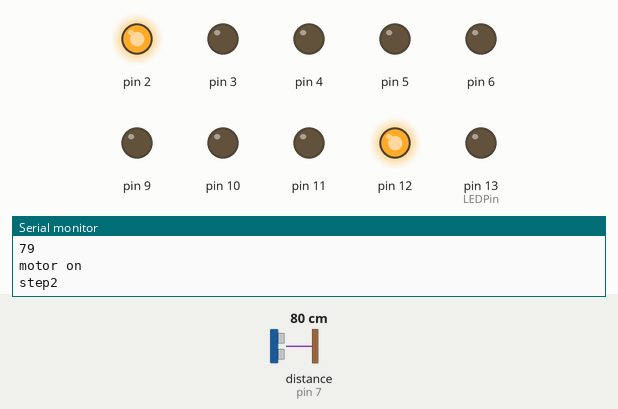
This sketch was run on a simulated Arduino Pro Mini, built with avr-gcc and run on an emulated ATmega328P. Parts: output pins drawn as LEDs (lit = HIGH), the last lines printed to the serial monitor. Wiring (inferred from the names in the program): ultrasonic range finder: trigger pin 8; echo pin 7. Inputs (shaded band) come from the test bench; at power-on: distance to the obstacle (sensor on pin 7) 80 cm. The echo pulse lasts 58.3 µs per cm; pins used as bus, display or sensor lines are not drawn.

Above: at 2.8 s.
2.9 s: distance to the obstacle (sensor on pin 7) set to 67 cm
5.6 s: distance to the obstacle (sensor on pin 7) set to 60 cm
At 6.7 s:
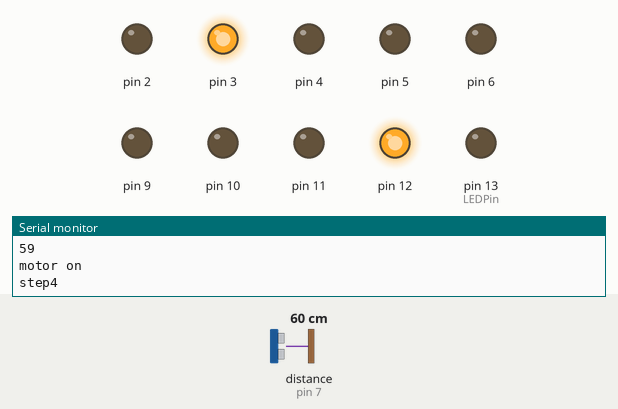
8.3 s: distance to the obstacle (sensor on pin 7) set to 53 cm
At 11.2 s:
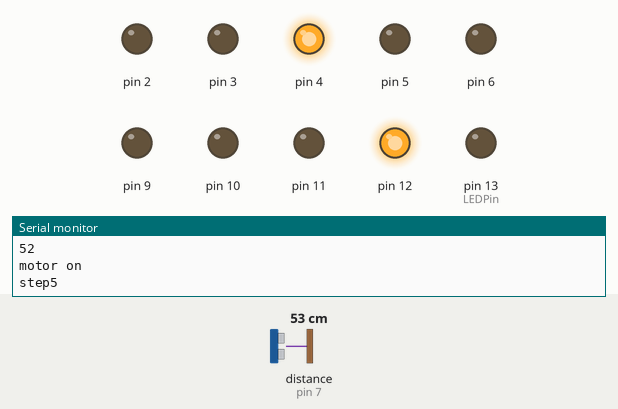
11.5 s: distance to the obstacle (sensor on pin 7) set to 50 cm
At 12.9 s:
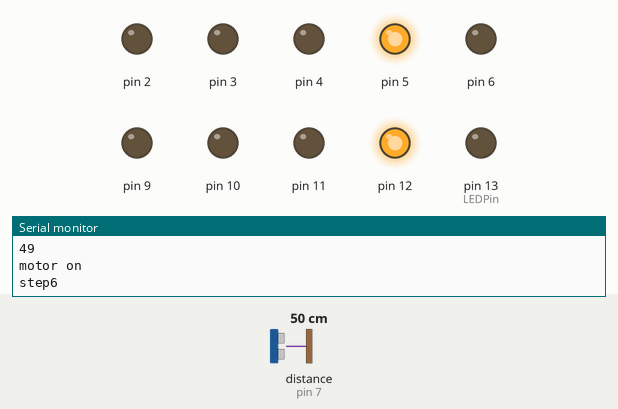
14.2 s: distance to the obstacle (sensor on pin 7) set to 7 cm
At 17.66 s:
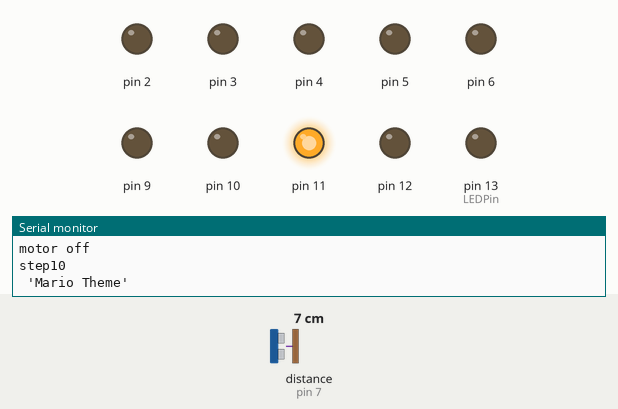
Timing chart, 0 to 23.7 s (numbered marks = the images above; inputs shaded):
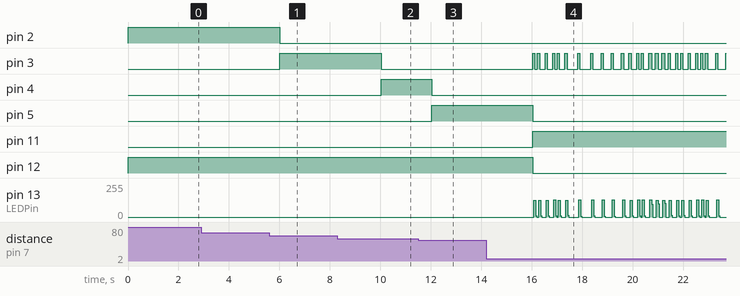

Measured:
- the behaviour switches between 65 and 64 cm on distance to the obstacle (sensor on pin 7) (found by bisection; images 0 and 1)
- the behaviour switches between 57 and 56 cm on distance to the obstacle (sensor on pin 7) (found by bisection; images 1 and 2)
- the behaviour switches between 51 and 50 cm on distance to the obstacle (sensor on pin 7) (found by bisection; images 2 and 3)
- after the input at 5.6 s, pin 2: HIGH → LOW after 0.42 s; pin 3: LOW → HIGH after 0.42 s
- after the input at 8.3 s, pin 3: HIGH → LOW after 1.7 s; pin 4: LOW → HIGH after 1.7 s
- after the input at 11.5 s, pin 4: HIGH → LOW after 0.53 s; pin 5: LOW → HIGH after 0.53 s
- after the input at 14.2 s, pin 5, pin 12: HIGH → LOW after 1.8 s; pin 11: LOW → HIGH after 1.8 s

The sketch:

water_level_sensor.ino
```cpp
/*
 HC-SR04 Ping distance sensor:
 VCC to arduino 5v
 GND to arduino GND
 Echo to Arduino pin 7
 Trig to Arduino pin 8
 pin 2 3 4 5 6 9 10 11 12 outputs to led
 pin 13 is buzzer
 connect DTR to DTR of CP2102
 while programming pro mini atmega328 16mhz 5v
 RXD to RXD of CP2102
 TXD to TXD of CP2102
 64 cm depth is empty
 56cm water is overflow

 */


#define echoPin 7 // Echo Pin
#define trigPin 8 // Trigger Pin
#define LEDPin 13 // Buzzer

int maximumRange = 300; // Maximum range needed
int minimumRange = 0; // Minimum range needed
long duration, distance; // Duration used to calculate distance

/*music*/

#define NOTE_B0  31
#define NOTE_C1  33
#define NOTE_CS1 35
#define NOTE_D1  37
#define NOTE_DS1 39
#define NOTE_E1  41
#define NOTE_F1  44
#define NOTE_FS1 46
#define NOTE_G1  49
#define NOTE_GS1 52
#define NOTE_A1  55
#define NOTE_AS1 58
#define NOTE_B1  62
#define NOTE_C2  65
#define NOTE_CS2 69
#define NOTE_D2  73
#define NOTE_DS2 78
#define NOTE_E2  82
#define NOTE_F2  87
#define NOTE_FS2 93
#define NOTE_G2  98
#define NOTE_GS2 104
#define NOTE_A2  110
#define NOTE_AS2 117
#define NOTE_B2  123
#define NOTE_C3  131
#define NOTE_CS3 139
#define NOTE_D3  147
#define NOTE_DS3 156
#define NOTE_E3  165
#define NOTE_F3  175
#define NOTE_FS3 185
#define NOTE_G3  196
#define NOTE_GS3 208
#define NOTE_A3  220
#define NOTE_AS3 233
#define NOTE_B3  247
#define NOTE_C4  262
#define NOTE_CS4 277
#define NOTE_D4  294
#define NOTE_DS4 311
#define NOTE_E4  330
#define NOTE_F4  349
#define NOTE_FS4 370
#define NOTE_G4  392
#define NOTE_GS4 415
#define NOTE_A4  440
#define NOTE_AS4 466
#define NOTE_B4  494
#define NOTE_C5  523
#define NOTE_CS5 554
#define NOTE_D5  587
#define NOTE_DS5 622
#define NOTE_E5  659
#define NOTE_F5  698
#define NOTE_FS5 740
#define NOTE_G5  784
#define NOTE_GS5 831
#define NOTE_A5  880
#define NOTE_AS5 932
#define NOTE_B5  988
#define NOTE_C6  1047
#define NOTE_CS6 1109
#define NOTE_D6  1175
#define NOTE_DS6 1245
#define NOTE_E6  1319
#define NOTE_F6  1397
#define NOTE_FS6 1480
#define NOTE_G6  1568
#define NOTE_GS6 1661
#define NOTE_A6  1760
#define NOTE_AS6 1865
#define NOTE_B6  1976
#define NOTE_C7  2093
#define NOTE_CS7 2217
#define NOTE_D7  2349
#define NOTE_DS7 2489
#define NOTE_E7  2637
#define NOTE_F7  2794
#define NOTE_FS7 2960
#define NOTE_G7  3136
#define NOTE_GS7 3322
#define NOTE_A7  3520
#define NOTE_AS7 3729
#define NOTE_B7  3951
#define NOTE_C8  4186
#define NOTE_CS8 4435
#define NOTE_D8  4699
#define NOTE_DS8 4978

#define melodyPin 13
//Mario main theme melody
int melody[] = {
  NOTE_E7, NOTE_E7, 0, NOTE_E7,
  0, NOTE_C7, NOTE_E7, 0,
  NOTE_G7, 0, 0,  0,
  NOTE_G6, 0, 0, 0,

  NOTE_C7, 0, 0, NOTE_G6,
  0, 0, NOTE_E6, 0,
  0, NOTE_A6, 0, NOTE_B6,
  0, NOTE_AS6, NOTE_A6, 0,

  NOTE_G6, NOTE_E7, NOTE_G7,
  NOTE_A7, 0, NOTE_F7, NOTE_G7,
  0, NOTE_E7, 0, NOTE_C7,
  NOTE_D7, NOTE_B6, 0, 0,

  NOTE_C7, 0, 0, NOTE_G6,
  0, 0, NOTE_E6, 0,
  0, NOTE_A6, 0, NOTE_B6,
  0, NOTE_AS6, NOTE_A6, 0,

  NOTE_G6, NOTE_E7, NOTE_G7,
  NOTE_A7, 0, NOTE_F7, NOTE_G7,
  0, NOTE_E7, 0, NOTE_C7,
  NOTE_D7, NOTE_B6, 0, 0
};
//Mario main them tempo
int tempo[] = {
  12, 12, 12, 12,
  12, 12, 12, 12,
  12, 12, 12, 12,
  12, 12, 12, 12,

  12, 12, 12, 12,
  12, 12, 12, 12,
  12, 12, 12, 12,
  12, 12, 12, 12,

  9, 9, 9,
  12, 12, 12, 12,
  12, 12, 12, 12,
  12, 12, 12, 12,

  12, 12, 12, 12,
  12, 12, 12, 12,
  12, 12, 12, 12,
  12, 12, 12, 12,

  9, 9, 9,
  12, 12, 12, 12,
  12, 12, 12, 12,
  12, 12, 12, 12,
};
//Underworld melody
int underworld_melody[] = {
  NOTE_C4, NOTE_C5, NOTE_A3, NOTE_A4,
  NOTE_AS3, NOTE_AS4, 0,
  0,
  NOTE_C4, NOTE_C5, NOTE_A3, NOTE_A4,
  NOTE_AS3, NOTE_AS4, 0,
  0,
  NOTE_F3, NOTE_F4, NOTE_D3, NOTE_D4,
  NOTE_DS3, NOTE_DS4, 0,
  0,
  NOTE_F3, NOTE_F4, NOTE_D3, NOTE_D4,
  NOTE_DS3, NOTE_DS4, 0,
  0, NOTE_DS4, NOTE_CS4, NOTE_D4,
  NOTE_CS4, NOTE_DS4,
  NOTE_DS4, NOTE_GS3,
  NOTE_G3, NOTE_CS4,
  NOTE_C4, NOTE_FS4, NOTE_F4, NOTE_E3, NOTE_AS4, NOTE_A4,
  NOTE_GS4, NOTE_DS4, NOTE_B3,
  NOTE_AS3, NOTE_A3, NOTE_GS3,
  0, 0, 0
};
//Underwolrd tempo
int underworld_tempo[] = {
  12, 12, 12, 12,
  12, 12, 6,
  3,
  12, 12, 12, 12,
  12, 12, 6,
  3,
  12, 12, 12, 12,
  12, 12, 6,
  3,
  12, 12, 12, 12,
  12, 12, 6,
  6, 18, 18, 18,
  6, 6,
  6, 6,
  6, 6,
  18, 18, 18, 18, 18, 18,
  10, 10, 10,
  10, 10, 10,
  3, 3, 3
};
/*music end*/

void setup() {
 Serial.begin (9600);
 pinMode(trigPin, OUTPUT);

pinMode(2, OUTPUT);
pinMode(3, OUTPUT);
pinMode(4, OUTPUT);
pinMode(5, OUTPUT);
pinMode(6, OUTPUT);
pinMode(9, OUTPUT);
pinMode(10, OUTPUT);
pinMode(11, OUTPUT);
pinMode(12, OUTPUT);

 pinMode(echoPin, INPUT);
 pinMode(LEDPin, OUTPUT); // Use LED indicator (if required)
}

void loop() {
/* The following trigPin/echoPin cycle is used to determine the
 distance of the nearest object by bouncing soundwaves off of it. */
 digitalWrite(trigPin, LOW);
 delayMicroseconds(2);

 digitalWrite(trigPin, HIGH);
 delayMicroseconds(10);

 digitalWrite(trigPin, LOW);
 duration = pulseIn(echoPin, HIGH);

 //Calculate the distance (in cm) based on the speed of sound.
 distance = duration/58.2;

 if (distance >= maximumRange || distance <= minimumRange){
 /* Send a negative number to computer and Turn LED ON
 to indicate "out of range" */
 Serial.println("-1");

 }
 else {
 /* Send the distance to the computer using Serial protocol, and
 turn LED OFF to indicate successful reading. */
 Serial.println(distance);
 digitalWrite(LEDPin, LOW);
 }
 //motor control
 if (distance <= 7 ){
 Serial.println("motor off");
 digitalWrite(12, LOW);
 }

  //motor control
 if (distance >= 40 ){
 Serial.println("motor on");
 digitalWrite(12, HIGH);
 }
  //empty check
 if (distance >= 64 && distance <= 300){
 Serial.println("step2");
 digitalWrite(2, HIGH);
 }
 else {
 digitalWrite(2, LOW);
 }
 //8 cm water
 if (distance >= 56 && distance < 64){
 Serial.println("step4");
 digitalWrite(3, HIGH);
 }
 else {
 digitalWrite(3, LOW);
 }
 //14 cm water
 if (distance >= 50 && distance < 56){
 Serial.println("step5");
 digitalWrite(4, HIGH);
 }
 else {
 digitalWrite(4, LOW);
 }
 //19 cm water
 if (distance >= 45 && distance < 50){
 Serial.println("step6");
 digitalWrite(5, HIGH);
 }
 else {
 digitalWrite(5, LOW);
 }
 //24 cm water
 if (distance >= 40 && distance < 45){
 Serial.println("step7");
 digitalWrite(6, HIGH);
 }
 else {
 digitalWrite(6, LOW);
 }
 //34 cm water
 if (distance >= 30 && distance < 40){
 Serial.println("step8");
 digitalWrite(9, HIGH);
 }
 else {
 digitalWrite(9, LOW);
 }
 //44 cm water
 if (distance >= 20 && distance < 30){
 Serial.println("step9");
 digitalWrite(10, HIGH);
 }
 else {
 digitalWrite(10, LOW);
 }
 //56 cm water
 if (distance >= 8 && distance < 20){
 Serial.println("step10");
 digitalWrite(11, HIGH);
 }
 else {
 digitalWrite(11, LOW);
 }
 //58 cm water
 // overflow alarm
 if (distance >= 6 && distance < 8){
 Serial.println("step10");
 digitalWrite(11, HIGH);
  sing(1);
  delay(1000);
  sing(1);
  delay(1000);
  //sing(2);
 //motor control 2
 if (distance <= 7 ){
 Serial.println("motor off 2");
 digitalWrite(12, LOW);
 }
  while (distance < 10) {
    delay(5000);
    /* check distance */
    digitalWrite(trigPin, LOW);
    delayMicroseconds(2);
    digitalWrite(trigPin, HIGH);
    delayMicroseconds(10);
    digitalWrite(trigPin, LOW);
    duration = pulseIn(echoPin, HIGH);
    //Calculate the distance (in cm) based on the speed of sound.
    distance = duration/58.2;
    /* chk distance end*/
  }//while distance <15
 }//<10 if

 //Delay 2s before next reading.
 delay(2000);
}
int song = 0;

void sing(int s) {
  // iterate over the notes of the melody:
  song = s;
  if (song == 2) {
    Serial.println(" 'Underworld Theme'");
    int size = sizeof(underworld_melody) / sizeof(int);
    for (int thisNote = 0; thisNote < size; thisNote++) {

      // to calculate the note duration, take one second
      // divided by the note type.
      //e.g. quarter note = 1000 / 4, eighth note = 1000/8, etc.
      int noteDuration = 1000 / underworld_tempo[thisNote];

      buzz(melodyPin, underworld_melody[thisNote], noteDuration);

      // to distinguish the notes, set a minimum time between them.
      // the note's duration + 30% seems to work well:
      int pauseBetweenNotes = noteDuration * 1.30;
      delay(pauseBetweenNotes);

      // stop the tone playing:
      buzz(melodyPin, 0, noteDuration);

    }

  } else {

    Serial.println(" 'Mario Theme'");
    int size = sizeof(melody) / sizeof(int);
    for (int thisNote = 0; thisNote < size; thisNote++) {

      // to calculate the note duration, take one second
      // divided by the note type.
      //e.g. quarter note = 1000 / 4, eighth note = 1000/8, etc.
      int noteDuration = 1000 / tempo[thisNote];

      buzz(melodyPin, melody[thisNote], noteDuration);

      // to distinguish the notes, set a minimum time between them.
      // the note's duration + 30% seems to work well:
      int pauseBetweenNotes = noteDuration * 1.30;
      delay(pauseBetweenNotes);

      // stop the tone playing:
      buzz(melodyPin, 0, noteDuration);

    }
  }
}

void buzz(int targetPin, long frequency, long length) {
  digitalWrite(3, HIGH);
  long delayValue = 1000000 / frequency / 2; // calculate the delay value between transitions
  //// 1 second's worth of microseconds, divided by the frequency, then split in half since
  //// there are two phases to each cycle
  long numCycles = frequency * length / 1000; // calculate the number of cycles for proper timing
  //// multiply frequency, which is really cycles per second, by the number of seconds to
  //// get the total number of cycles to produce
  for (long i = 0; i < numCycles; i++) { // for the calculated length of time...
    digitalWrite(targetPin, HIGH); // write the buzzer pin high to push out the diaphram
    delayMicroseconds(delayValue); // wait for the calculated delay value
    digitalWrite(targetPin, LOW); // write the buzzer pin low to pull back the diaphram
    delayMicroseconds(delayValue); // wait again or the calculated delay value
  }
  digitalWrite(3, LOW);

}
```
